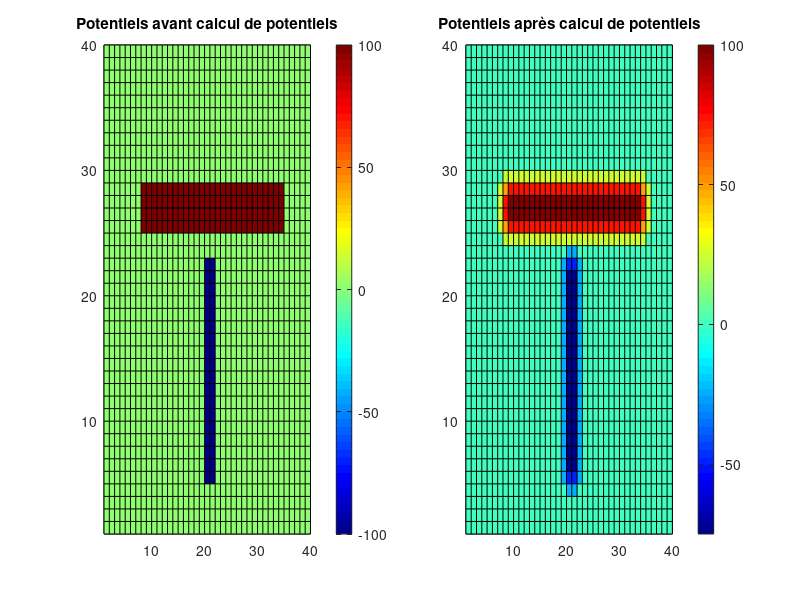

Source code (MATLAB):
% Resolution equation de Laplace
%
clear
close all
clc

%% Dimensions / maillage
dx=1; % cm
dy=1; % cm
Nx = 40;
Ny = 40;

%% Potentiels / sources
v0 = 0; % condition aux limites (en V)
v1 = 100; % conducteur 1
v2 = -100; % conducteur 2

% Initialisation la matrice de calcul
V = zeros(Nx,Ny); % mettre toute la matrice a zero

%% Conditions aux limites
% for j=1:Ny
%   V(1,j) = v0;
% end
V(1,:) = v0;    % Première colone à zéro
V(Nx,:) = v0;   % Dernière colone à zéro
V(:,1) = v0;    % Première ligne à zéro
V(:,Ny) = v0;   % Dernière ligne à zéro

%% Sources
V(25:28, 8:34) = v1; % Conducteur 1
V(5:22, 20:21) = v2; % Conducteur 2
figure(1)
subplot(1, 2, 1);
pcolor(V)
title("Potentiels avant calcul de potentiels")

% Changer la palette de couleurs
colormap(jet)  % Palette allant du bleu au rouge
colorbar;  % Ajouter une barre de couleur

%% Equation de calcul sans boucle for
ii=2:Nx-1;
jj=2:Ny-1;
V(ii,jj)=0.25*( V(ii+1,jj) + V(ii-1,jj) + V(ii,jj+1) + V(ii,jj-1) );

%% Figure
subplot(1, 2, 2);
pcolor(V)
title("Potentiels après calcul de potentiels")

% Changer la palette de couleurs
colormap(jet)  % Palette allant du bleu au rouge
colorbar;  % Ajouter une barre de couleur

% On observe un décalage dans la coloration à cause de l'ordre de calcul
% imposé par la boucle for.
